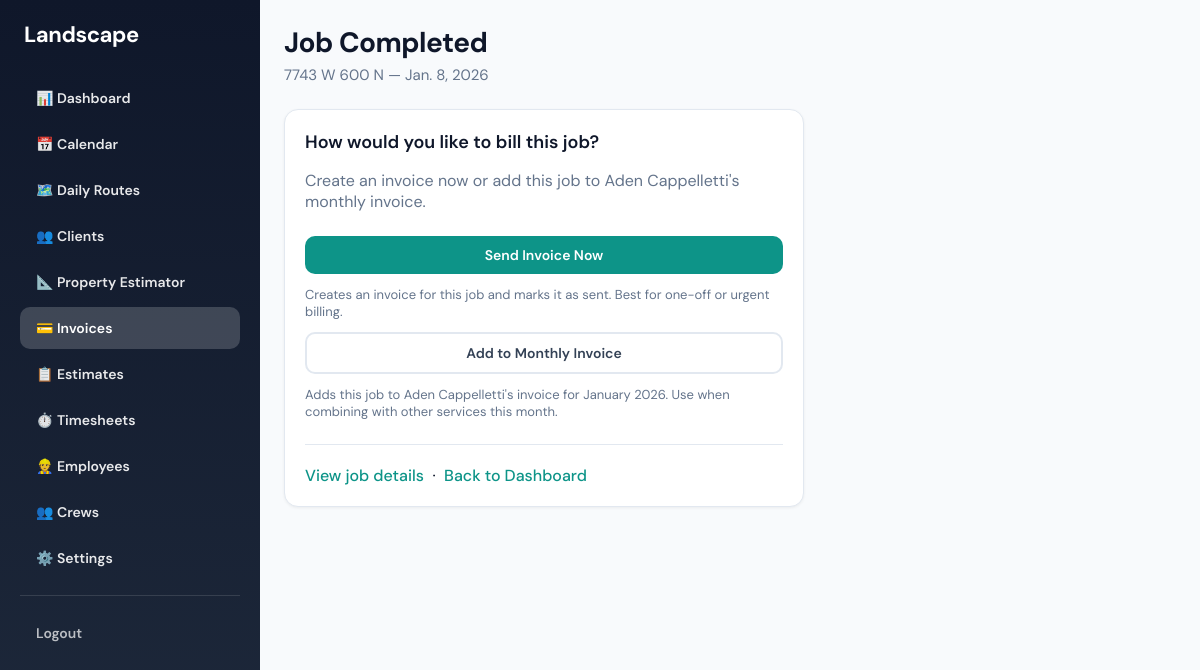
Page /jobs/2/billing/ (signed in) on the committed database.
### jobs/models.py (models this page shows, shortened)
class Job(models.Model):
    STATUS_CHOICES = [
        ('scheduled', 'Scheduled'),
        ('in_progress', 'In Progress'),
        ('completed', 'Completed'),
        ('skipped', 'Skipped'),
    ]
    property = models.ForeignKey(
        Property,
        on_delete=models.CASCADE,
        related_name='jobs'
    )
    scheduled_date = models.DateField(null=True, blank=True, help_text='Null = unscheduled (accepted but not yet on calendar)')
    scheduled_time = models.TimeField(null=True, blank=True, help_text='Optional start time for week/day view')
    status = models.CharField(
        max_length=20,
        choices=STATUS_CHOICES,
        default='scheduled'
    )
    assigned_to = models.ForeignKey(
        User,
        on_delete=models.SET_NULL,
        null=True,
        blank=True,
        related_name='jobs',
        help_text='Assign to individual employee'
    )
    assigned_crew = models.ForeignKey(
        Crew,
        on_delete=models.SET_NULL,
        null=True,
        blank=True,
        related_name='jobs',
        help_text='Or assign to a crew'
    )
    notes = models.TextField(blank=True)
    created_at = models.DateTimeField(auto_now_add=True)
    route_order = models.PositiveIntegerField(default=0)

### customers/models.py (models this page shows, shortened)
class Property(models.Model):
    customer = models.ForeignKey(
        Customer,
        on_delete=models.CASCADE,
        related_name='properties'
    )
    address = models.CharField(max_length=255)
    latitude = models.DecimalField(max_digits=10, decimal_places=7, null=True, blank=True)
    longitude = models.DecimalField(max_digits=10, decimal_places=7, null=True, blank=True)
    notes = models.TextField(blank=True)
    gate_code = models.CharField(max_length=50, blank=True)
    has_dog = models.BooleanField(default=False)
    created_at = models.DateTimeField(auto_now_add=True)
    updated_at = models.DateTimeField(auto_now=True)

class Customer(models.Model):
    business = models.ForeignKey(
        Business,
        on_delete=models.CASCADE,
        related_name='customers'
    )
    name = models.CharField(max_length=255)
    phone = models.CharField(max_length=20, blank=True)
    alt_phone = models.CharField(max_length=20, blank=True, verbose_name='Alternate phone')
    email = models.EmailField(blank=True)
    address_line1 = models.CharField(max_length=255, blank=True, verbose_name='Address')
    address_line2 = models.CharField(max_length=255, blank=True, verbose_name='Address line 2')
    city = models.CharField(max_length=100, blank=True)
    state = models.CharField(max_length=50, blank=True)
    postal_code = models.CharField(max_length=20, blank=True, verbose_name='ZIP / Postal code')
    notes = models.TextField(blank=True)
    created_at = models.DateTimeField(auto_now_add=True)
    updated_at = models.DateTimeField(auto_now=True)

### jobs/views.py (the view)
# urls.py: path("<int:job_id>/billing/", views.job_billing_options, name="job_billing_options"),
@role_required("owner")
def job_billing_options(request, job_id):
    job = get_object_or_404(Job, id=job_id)
    if job.status != "completed":
        return redirect("job_detail", job_id=job_id)
    return render(request, "jobs/job_billing_options.html", {
        "job": job,
        "customer": job.property.customer,
    })

### templates/jobs/job_billing_options.html (shortened to what this page needs)
{% extends "base.html" %}
{% block content %}
<div class="page-header">
  <h1>Job Completed</h1>
  <p>{{ job.property.address }} — {{ job.scheduled_date }}</p>
</div>
<div class="card" style="max-width: 520px;">
  <h2 class="card-title">How would you like to bill this job?</h2>
  <p style="color: var(--text-muted); margin-bottom: 24px;">
    Create an invoice now or add this job to {{ customer.name }}'s monthly invoice.
  </p>
  <div style="display: flex; flex-direction: column; gap: 12px;">
    <form method="post" action="{% url 'job_bill_now' job.id %}" style="display: block;">
      <button type="submit" class="btn btn-primary" style="width: 100%; justify-content: center;">
        Send Invoice Now
      </button>
    </form>
    <p style="font-size: 13px; color: var(--text-muted); margin: 0;">
      Creates an invoice for this job and marks it as sent. Best for one-off or urgent billing.
    </p>
    <form method="post" action="{% url 'job_add_to_monthly' job.id %}" style="display: block;">
      <button type="submit" class="btn btn-secondary" style="width: 100%; justify-content: center;">
        Add to Monthly Invoice
      </button>
    </form>
    <p style="font-size: 13px; color: var(--text-muted); margin: 0;">
      Adds this job to {{ customer.name }}'s invoice for {{ job.scheduled_date|date:"F Y" }}. Use when combining with other services this month.
    </p>
  </div>
  <div style="margin-top: 24px; padding-top: 20px; border-top: 1px solid var(--border);">
    <a href="{% url 'job_detail' job.id %}" class="link-primary">View job details</a>
    &nbsp;·&nbsp;
    <a href="/" class="link-primary">Back to Dashboard</a>
  </div>
</div>
{% endblock %}

### templates/base.html (style rules this page uses)
:root { --primary: #0d9488; --primary-hover: #0f766e; --primary-light: #ccfbf1; --secondary: #334155; --accent: #059669; --surface: #ffffff; --surface-alt: #f8fafc; --border: #e2e8f0; --text: #0f172a; --text-muted: #64748b; }
* { box-sizing: border-box; }
body { margin: 0; font-family: 'DM Sans', -apple-system, BlinkMacSystemFont, sans-serif; background: var(--surface-alt); color: var(--text); min-height: 100vh; display: flex; }
.btn { display: inline-flex; align-items: center; justify-content: center; gap: 8px; padding: 10px 18px; font-size: 14px; font-weight: 600; border-radius: 10px; text-decoration: none; cursor: pointer; border: none; transition: all 0.15s ease; font-family: inherit; }
.btn-primary { background: var(--primary); color: white; }
.btn-secondary { background: white; color: var(--secondary); border: 2px solid var(--border); }
.page-header { margin-bottom: 24px; }
.page-header h1 { font-size: 28px; font-weight: 700; margin: 0 0 4px 0; letter-spacing: -0.02em; }
.page-header p { margin: 0; color: var(--text-muted); font-size: 15px; }
.card { background: var(--surface); border-radius: 14px; padding: 20px; box-shadow: 0 1px 3px rgba(0,0,0,0.06); border: 1px solid var(--border); }
.card-title { font-size: 18px; font-weight: 600; margin: 0 0 16px 0; }
.link-primary { color: var(--primary); font-weight: 500; text-decoration: none; }

### rows in the picture
Job: property.address "7743 W 600 N", scheduled_date "Jan. 8, 2026", scheduled_date "January 2026"
Customer: name "Aden Cappelletti"
